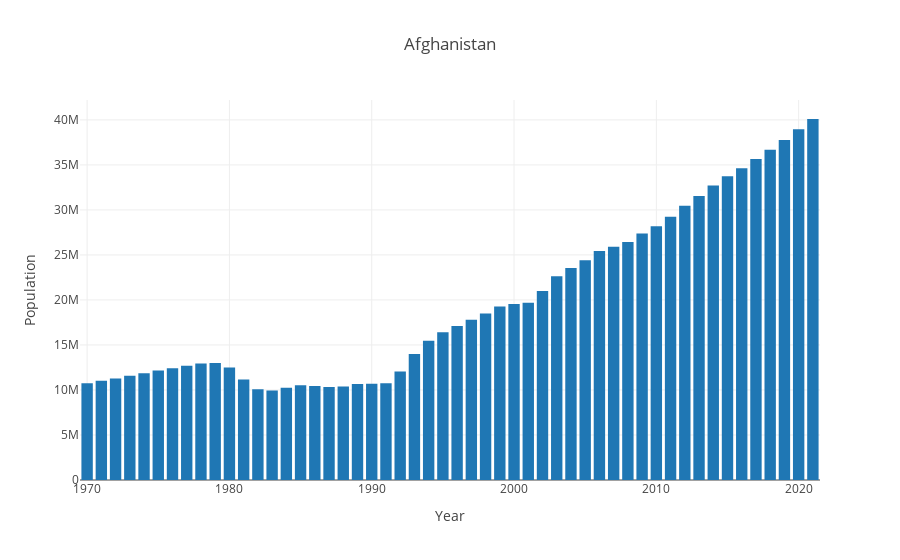

Notebook code cell kept with this figure:
### Code cell
afghanistan = sheet[sheet['Country'] == 'Afghanistan']

afghanistan_fig_pop_yr = px.bar(
    afghanistan, x='Year', y='Population', title='Afghanistan', template="gridon")
afghanistan_fig_pop_yr.show()  # gráfico Afeganistão

### Figure 1 — Plotly figure (JSON) as saved in the notebook; plotly's stock layout.template omitted (floating-point values rounded to 4 significant figures)
{"data": [{"alignmentgroup": "True", "hovertemplate": "Year=%{x}<br>Population=%{y}<extra></extra>", "legendgroup": "", "marker": {"color": "#1F77B4", "pattern": {"shape": ""}}, "name": "", "offsetgroup": "", "orientation": "v", "showlegend": false, "textposition": "auto", "type": "bar", "x": [1970, 1971, 1972, 1973, 1974, 1975, 1976, 1977, 1978, 1979, 1980, 1981, 1982, 1983, 1984, 1985, 1986, 1987, 1988, 1989, 1990, 1991, 1992, 1993, 1994, 1995, 1996, 1997, 1998, 1999, 2000, 2001, 2002, 2003, 2004, 2005, 2006, 2007, 2008, 2009, 2010, 2011, 2012, 2013, 2014, 2015, 2016, 2017, 2018, 2019, 2020, 2021], "xaxis": "x", "y": [10752971, 11015857, 11286753, 11575305, 11869879, 12157386, 12425267, 12687301, 12938862, 12986369, 12486631, 11155195, 10088289, 9951449, 10243686, 10512221, 10448442, 10322758, 10383460, 10673168, 10694796, 10745167, 12057433, 14003760, 15455555, 16418912, 17106595, 17788819, 18493132, 19262847, 19542982, 19688632, 21000256, 22645130, 23553551, 24411191, 25442944, 25903301, 26427199, 27385307, 28189672, 29249157, 30466479, 31541209, 32716210, 33753499, 34636207, 35643418, 36686784, 37769499, 38972230, 40099462], "yaxis": "y"}], "layout": {"barmode": "relative", "legend": {"tracegroupgap": 0}, "title": {"text": "Afghanistan"}, "xaxis": {"anchor": "y", "domain": [0, 1], "title": {"text": "Year"}}, "yaxis": {"anchor": "x", "domain": [0, 1], "title": {"text": "Population"}}}}
